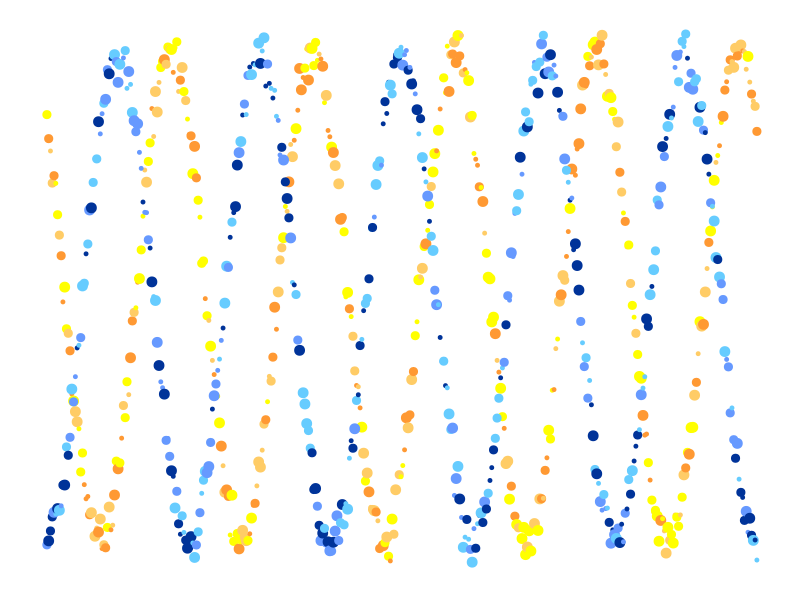
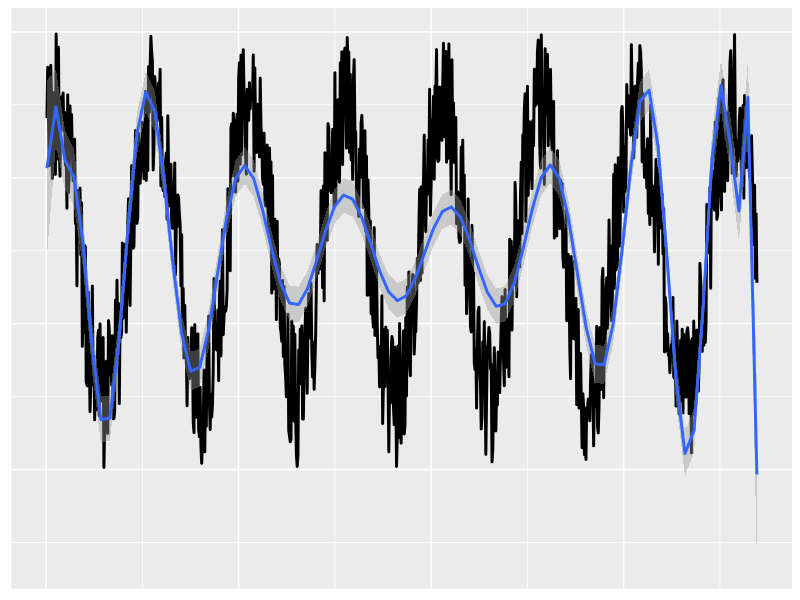
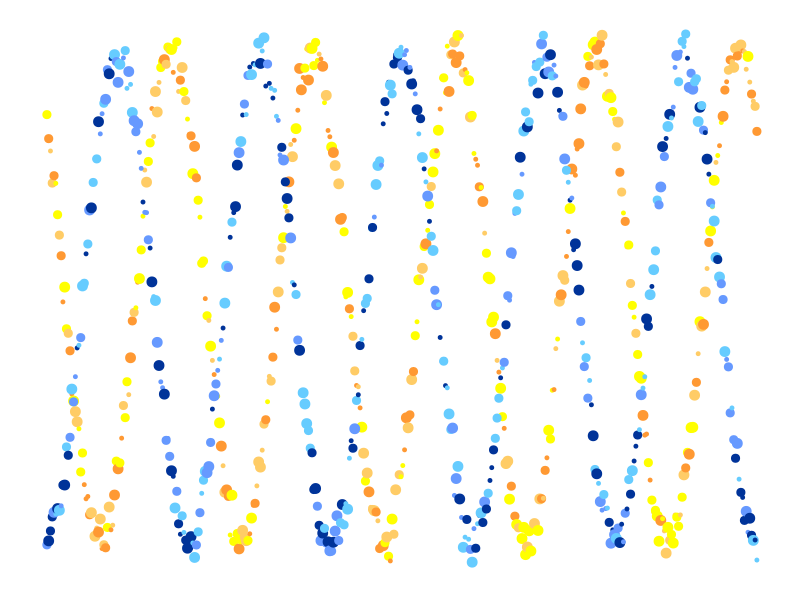

Source code (R) for these figures, in order:
library(ggplot2)
y <- sin(seq(1,15*pi,by = 0.05))
y <- y + runif(length(y))
d = data.frame(x = 1:length(y), y)

png(filename = "~/lfjover.github.io/figures/banner.png", width = 840, height = 120)
p <- ggplot(aes(x,y),data =d) + geom_line(size = 1) + 
  stat_smooth(method = "lm", formula = y ~ poly(x,20), size = 1) +
  theme(axis.ticks=element_blank(), axis.title = element_blank(), axis.text = element_blank())
print(p)
dev.off()

n <- 400
x1 <- seq(-5*pi,5*pi, length.out = n )
y1 <- sin(x1-pi/4) + rnorm(n,0,0.05)
y2 <- cos(x1) + rnorm(n,0,0.05)
siz <- sample(3,n*2, replace = TRUE)
c1 <- sample(3,n, replace = TRUE)
c2 <- sample(4:6,n, replace = TRUE)

d2 <- data.frame(x = c(x1,x1),y=c(y1,y2),col = c(c1,c2),siz)
p<-ggplot(data =d2) + geom_point(aes(x,y,size = siz,color = factor(col)))  + 
  scale_color_manual(values = c('#FFFF00','#FFCC66','#FF9933','#003399','#6699FF','#66CCFF')) +
  scale_size_continuous(range = c(1, 3)) + theme_bw()+
  theme(axis.ticks=element_blank(), axis.title = element_blank(),
        axis.text = element_blank(),
        panel.border = element_blank(),
        panel.background = element_blank(),
        panel.grid.major = element_blank(),
        panel.grid.minor = element_blank(),
        legend.position = 'none')
p

png(filename = "~/lfjover.github.io/figures/banner.png", width = 840, height = 120)
p
dev.off()